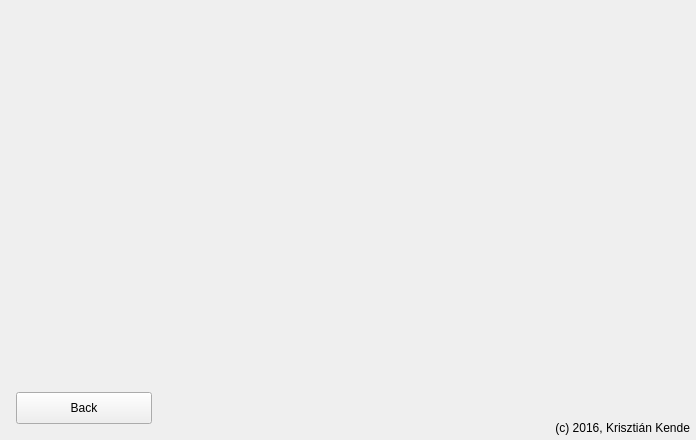
     <widget class="QWidget" name="licensepanel" native="true">
      <property name="geometry">
       <rect>
        <x>697</x>
        <y>1344</y>
        <width>696</width>
        <height>440</height>
       </rect>
      </property>
      <property name="autoFillBackground">
       <bool>true</bool>
      </property>
      <widget class="QTextBrowser" name="license">
       <property name="enabled">
        <bool>false</bool>
       </property>
       <property name="geometry">
        <rect>
         <x>8</x>
         <y>8</y>
         <width>680</width>
         <height>368</height>
        </rect>
       </property>
       <property name="focusPolicy">
        <enum>Qt::NoFocus</enum>
       </property>
       <property name="acceptDrops">
        <bool>false</bool>
       </property>
       <property name="frameShape">
        <enum>QFrame::NoFrame</enum>
       </property>
       <property name="lineWrapMode">
        <enum>QTextEdit::NoWrap</enum>
       </property>
       <property name="textInteractionFlags">
        <set>Qt::NoTextInteraction</set>
       </property>
      </widget>
      <widget class="QLabel" name="label_37">
       <property name="geometry">
        <rect>
         <x>390</x>
         <y>416</y>
         <width>300</width>
         <height>24</height>
        </rect>
       </property>
       <property name="text">
        <string notr="true">(c) 2016, Krisztián Kende</string>
       </property>
       <property name="alignment">
        <set>Qt::AlignRight|Qt::AlignTrailing|Qt::AlignVCenter</set>
       </property>
      </widget>
      <widget class="QPushButton" name="licenseback">
       <property name="geometry">
        <rect>
         <x>16</x>
         <y>392</y>
         <width>136</width>
         <height>32</height>
        </rect>
       </property>
       <property name="cursor">
        <cursorShape>PointingHandCursor</cursorShape>
       </property>
       <property name="text">
        <string>Back</string>
       </property>
       <property name="icon">
        <iconset resource="pictures.qrc">
         <normaloff>:/pictures/back.png</normaloff>:/pictures/back.png</iconset>
       </property>
       <property name="iconSize">
        <size>
         <width>13</width>
         <height>13</height>
        </size>
       </property>
      </widget>
     </widget>
